Frame 1 (no input): blank canvas, image omitted
Frame 60 (the mouse pressed at the canvas centre just before this capture): blank canvas, image omitted
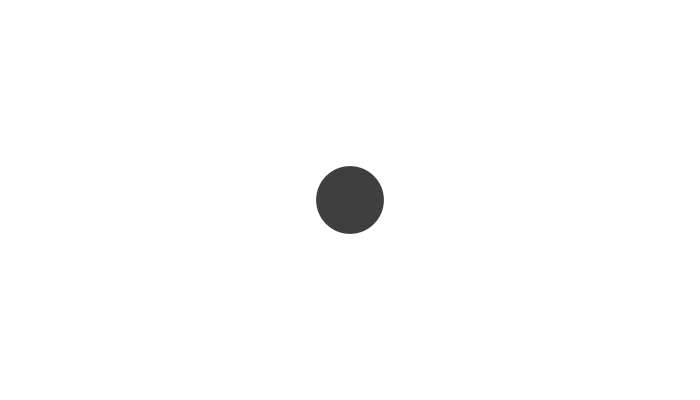
Frame 120 (the mouse held since frame 60 and released just before this capture)

The Processing sketch whose frames 1 and 60 were blank and that drew this single picture after the mouse press (run headless with seeded random() and noise(); from frame 60 on, the mouse is pressed at the canvas centre):

// Processing sketch: Pop
// ── Pop.pde
ArrayList<Ball> balls;

void setup() {
  size(700, 400);
  noStroke();
  fill(63);
  balls = new ArrayList<Ball>();
}

void draw() {
  background(255);
  for (int i = 0; i < balls.size(); i++) {
    Ball ball = balls.get(i);
    ball.update();
    ball.display();
  }
}

void mousePressed() {
  PVector mouse = new PVector(mouseX, mouseY);
  balls.add(new Ball(mouse));
}
// ── Ball.pde
class Ball {
  PVector pos;
  float size, size_target;
  float velocity, acceleration;

  Ball(PVector _pos) {
    pos = _pos;
    size = 0;
    velocity = 10;
    size_target = random(30, 90);
    acceleration = 0;
  }

  void update() {
    acceleration = size_target - size;
    acceleration *= 0.2;
    acceleration = (abs(acceleration) < 0.00001) ? 0 : acceleration;
    velocity += acceleration;
    velocity = constrain(velocity, -10, 10);
    velocity *= 0.9;
    size += velocity;
  }

  void display() {
    ellipse(pos.x, pos.y, size, size);
  }
}
